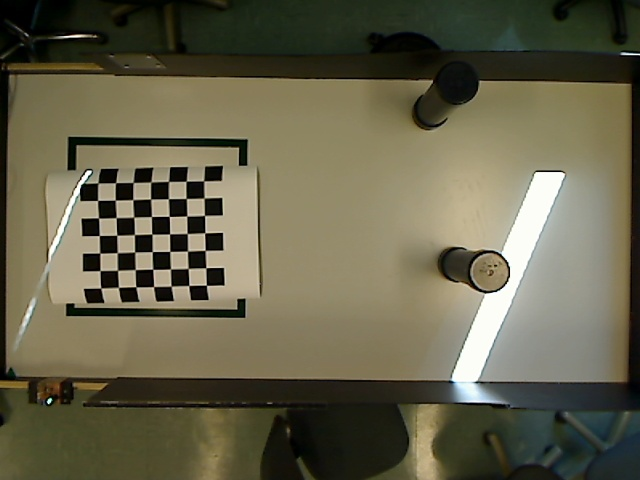
#> input picture domain/image_analysis/calibration2.jpg, 640 x 480 px
$ python -i DetectZoneDepWorld.py   (imports and definitions only)
#> lines starting #> are read from the running program, lines starting #| are printed output that depends on the picture; after the words box and inside, x2 and y2 are one past the last pixel; in counts of white or black regions, pixels touching at a corner belong together
### domain/image_analysis/opencv_callable/Canny.py
import cv2
import numpy as np


def canny(frame, maskFunc, lower=100, upper=200):
    frame = cv2.GaussianBlur(frame, (5, 5), 1)
    frame = cv2.cvtColor(frame, cv2.COLOR_BGR2RGB)

    mask = maskFunc(frame)

    # cv2.imshow('ok', mask)
    # cv2.waitKey()

    return cv2.Canny(mask, lower, upper)


# [59 lines left out: functions point_zone_dep_mask, detect_contour_mask, dilate_mask, dilate_mask_zone_dep, erode_mask, erode_mask_zone_dep, not called in this run]


def erode_mask_zone_dep_world(frame):
    kernel = np.ones((9, 9), np.uint8)
    kernelerode = np.ones((2, 2), np.uint8)
    mask = cv2.morphologyEx(frame, cv2.MORPH_OPEN, kernel)
    mask = cv2.erode(mask, kernelerode, iterations=1)
    mask = cv2.GaussianBlur(mask, (1, 1), 0)
    return mask

### util/Logger.py
import os
import logging
import datetime
from io import StringIO

from infrastructure.communication_ui.comm_ui import Communication_ui

RUNNING_COV = False

class Logger(object):
    def __init__(self, module_name):
        if (RUNNING_COV):
            return

        # File paths from root
        self.sequence_count_path = os.path.normpath(
            os.path.join(os.path.dirname(__file__), "sequence_count.txt"))
        self.log_path = os.path.normpath(
            os.path.join(os.path.dirname(__file__), "log/sequenceX.log"))

        # Create the logger
        self.logger = logging.getLogger(module_name)
        self.logger.setLevel(logging.DEBUG)

        # Time and message formatter
        logger_formatter = logging.Formatter(
            '%(asctime)s : %(name)s \n%(levelname)s - %(message)s')

        # File handler
        file_number = open(self.sequence_count_path).read()
        file_name = self.log_path.replace("X", file_number)

        f = open(file_name, 'a+')
        f.close()

        file_handler = logging.FileHandler(file_name)
        file_handler.setLevel(logging.DEBUG)
        file_handler.setFormatter(logger_formatter)

        # Stream handler for UI
        self.log_stream = StringIO()
        self.stream_handler = logging.StreamHandler(self.log_stream)
        self.stream_handler.setLevel(logging.DEBUG)
        self.stream_handler.setFormatter(logger_formatter)

        # Add handlers to logger
        self.logger.addHandler(file_handler)
        self.logger.addHandler(self.stream_handler)

        # Communication avec le UI

    # [66 lines left out: functions increment_sequence_number, reset_sequence_number, log_warning, log_info, log_debug, log_error and 2 more, not called in this run]

### domain/image_analysis/opencv_callable/DetectZoneDepWorld.py
import cv2
import numpy as np

from domain.image_analysis.ShapeDetector import ShapeDetector
from domain.image_analysis.opencv_callable.Canny import *
from domain.image_analysis.ShapeUtils import *
from context.config import DETECT_ZONE_DEP_WORLD_DEBUG
from util.Logger import Logger
from domain.image_analysis.Cardinal import *

PERI_LIMITER_CHECK = False
PERI_LIMITER_UPPER = 100000
PERI_LIMITER_LOWER = 150
RECT_LIMITER_CHECK = True
RECT_W_LIMITER = 65
RECT_H_LIMITER = 15
RECT_W_LIMITER_UP = 85
RECT_H_LIMITER_UP = 30
RADIUS_LIMITER_CHECK = False
RADIUS_LIMITER = 30
RAIDUS_POSITIVE = False

OFFSET_PATHFINDING_NORTH = 40
OFFSET_PATHFINDING_WEST = 40
OFFSET_PATHFINDING_SOUTH = 40
OFFSET_PATHFINDING_EAST = 40

DEBUG = DETECT_ZONE_DEP_WORLD_DEBUG

# [1 line that did not run here, left out]


def detect_zone_dep_world(og_frame,
                          canny_down=110,
                          canny_up=150,
                          flipped=False):
    frame = og_frame.copy()
    frame = frame.copy()
    IMG_HEIGHT, IMG_WIDTH, _ = frame.shape

    edges = __canny(frame, canny_down, canny_up)

    shapeDetector = ShapeDetector(PERI_LIMITER_CHECK, RECT_LIMITER_CHECK,
                                  RADIUS_LIMITER_CHECK)
    __shapeDetectorSettings(shapeDetector, flipped)
    shape = shapeDetector.detect(edges, og_frame.copy())

    if DEBUG:
        for k in shape.approx:
            frame1 = og_frame.copy()
            cv2.drawContours(frame1, k[2], -1, (0, 255, 0), 3)
            cv2.imshow('DEBUG CNTS', frame1)
            cv2.waitKey()
        cv2.imshow('frameClean', shape.frameClean)
        cv2.waitKey()

    output = cv2.bitwise_and(frame, frame, mask=shape.frameClean)

    shape.set_frame(output)

    if (len(shape.approx) != 1):
        if (flipped):
            logger.log_critical(
                'ZONE DEPOT WORLD - Couldn\'nt find the zone depot world')
            raise Exception("Can't find zone depot world")
        if (canny_down == 70):
            logger.log_debug(
                'ZONE DEPOT WORLD - Fallback to lowest (10) bracket canny strategy'
            )
            return detect_zone_dep_world(og_frame, 10, 150)
        if (canny_down == 10):
            logger.log_debug(
                'ZONE DEPOT WORLD - Fallback to upper zone strategy')
            return detect_zone_dep_world(og_frame, 10, 150, True)
        logger.log_debug(
            'ZONE DEPOT WORLD - Fallback to lower (70) bracket canny strategy')
        return detect_zone_dep_world(og_frame, 70, 150)

    (x, y) = find_center(shape.approx[0][2], 10, shape.frame)

    if (flipped):
        center = __adjust_start_zone_offset_upside_down((x, y), IMG_WIDTH,
                                                        shape.approx[0][3])
        logger.log_debug('ZONE DEPOT WORLD - Found center ' + str(center[0]) +
                         ' ' + str(center[1]) + ' ' + center[2])
        return {'point': (center[0], center[1]), 'cardinal': center[2]}
    else:
        center = __adjust_start_zone_offset((x, y), IMG_HEIGHT,
                                            shape.approx[0][3])
        logger.log_debug('ZONE DEPOT WORLD - Found center ' + str(center[0]) +
                         ' ' + str(center[1]) + ' ' + center[2])

        return {'point': (center[0], center[1]), 'cardinal': center[2]}


def __shapeDetectorSettings(shapeDetector, flipped):
    if (flipped):
        shapeDetector.set_rect_limiter(
            RECT_H_LIMITER,
            RECT_W_LIMITER,
            angle_limiter=None,
            h_rect_limit_up=RECT_W_LIMITER_UP,
            w_rect_limit_up=RECT_H_LIMITER_UP)
    else:
        shapeDetector.set_rect_limiter(
            RECT_W_LIMITER,
            RECT_H_LIMITER,
            angle_limiter=None,
            w_rect_limit_up=RECT_W_LIMITER_UP,
            h_rect_limit_up=RECT_H_LIMITER_UP)


def __canny(frame, canny_down, canny_up):
    edges = canny(frame, erode_mask_zone_dep_world, canny_down, canny_up)

    if (DEBUG):
        cv2.imshow('DEBUG', edges)
        cv2.waitKey()

    edges = cv2.morphologyEx(
        edges, cv2.MORPH_CLOSE,
        cv2.getStructuringElement(cv2.MORPH_ELLIPSE, (5, 5)))
    kernelerode = np.ones((3, 3), np.uint8)
    edges = cv2.erode(edges, kernelerode, iterations=1)

    if (DEBUG):
        cv2.imshow('DEBUG', edges)
        cv2.waitKey()

    return edges


def __adjust_start_zone_offset_upside_down(point, width, w_h_rect):
    if (point[0] > width / 2):
        return (point[0] - OFFSET_PATHFINDING_EAST,
                point[1] - round(w_h_rect[1] / 2) - 25, EAST())
    else:
        return (point[0] + OFFSET_PATHFINDING_WEST,
                point[1] + round(w_h_rect[1] / 2) + 25, WEST())


def __adjust_start_zone_offset(point, height, w_h_rect):
    # Faire les deux bords de la table avec un beau if
    if (point[1] > height / 2):
        return (point[0] + round(w_h_rect[0] / 2) + 25,
                point[1] - OFFSET_PATHFINDING_SOUTH, SOUTH())
    else:
        return (point[0] - round(w_h_rect[0] / 2) - 25,
                point[1] + OFFSET_PATHFINDING_NORTH, NORTH())

>>> import cv2
>>> picture = cv2.imread('../calibration2.jpg')
#> picture is the input picture: shape (480, 640, 3); mean B, G, R 75.2, 97.5, 101.2
>>> result = detect_zone_dep_world(picture)
#> in erode_mask_zone_dep_world, `mask = cv2.morphologyEx(frame, cv2.MORPH_OPEN, kernel)`:
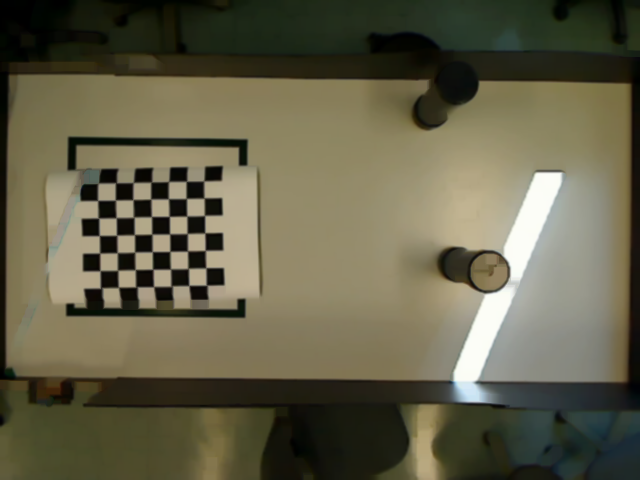
#> mask: shape (480, 640, 3); mean R, G, B 99.5, 95.9, 73.3
#> in erode_mask_zone_dep_world, `mask = cv2.erode(mask, kernelerode, iterations=1)`:
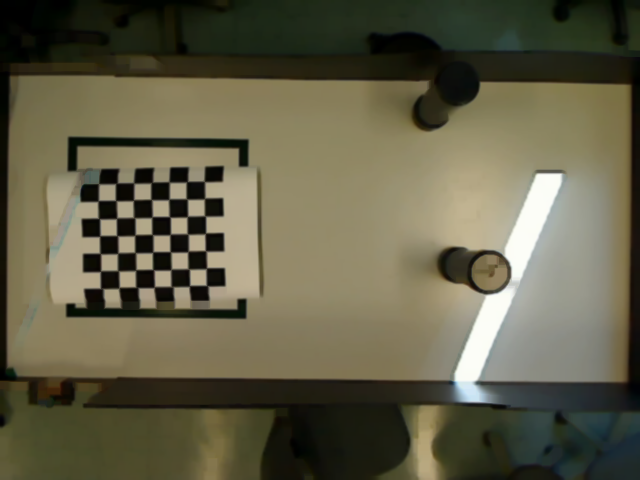
#> mask: shape (480, 640, 3); mean R, G, B 97.7, 94.2, 71.9
#> in canny, `return cv2.Canny(mask, lower, upper)`:
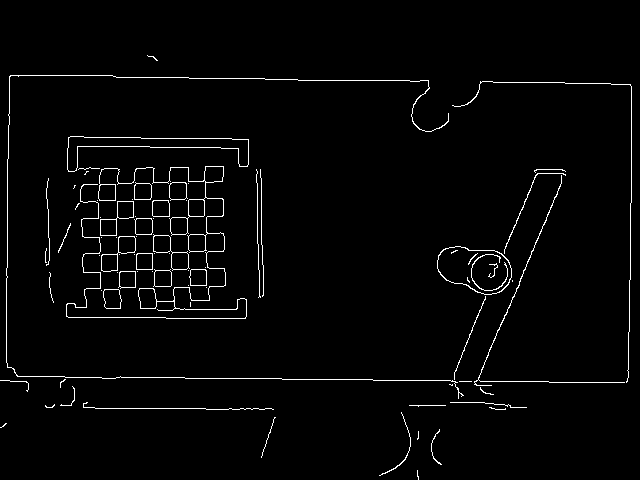
#> returned value: shape (480, 640); 2.3% white in thin lines or dots, all inside (x1, y1, x2, y2) = (0, 55, 632, 480)
#> in __canny, `edges = cv2.morphologyEx( edges, cv2.MORPH_CLOSE, cv2.getStructuringEl..`:
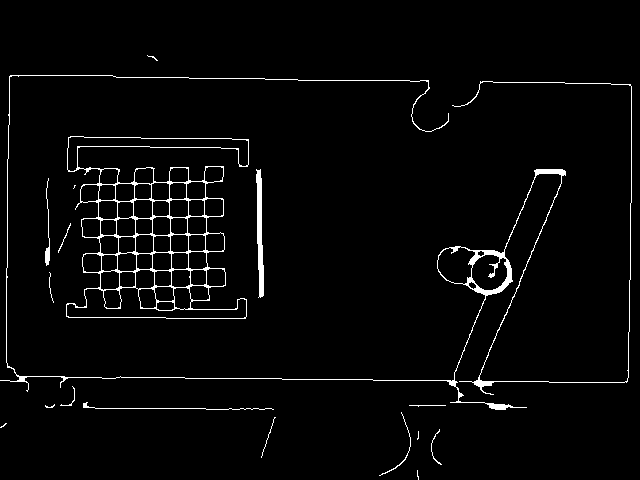
#> edges: shape (480, 640); 2.9% white in thin lines or dots, all inside (x1, y1, x2, y2) = (0, 55, 632, 480)
#> in __canny, `edges = cv2.erode(edges, kernelerode, iterations=1)`:
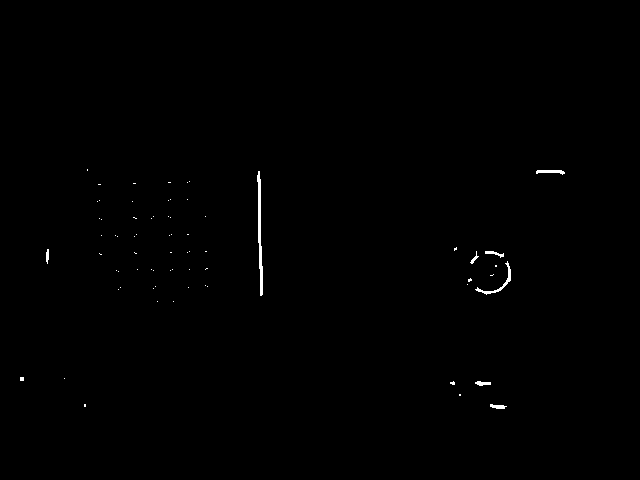
#> edges: shape (480, 640); 0.32% white; 70 white regions (62 under 20 px), largest, box (x1, y1, x2, y2) and area: (257, 171, 263, 296) 373, (475, 261, 511, 295) 158, (536, 170, 565, 175) 90
#> (the run stopped early here; a loop or call above may not have finished)
